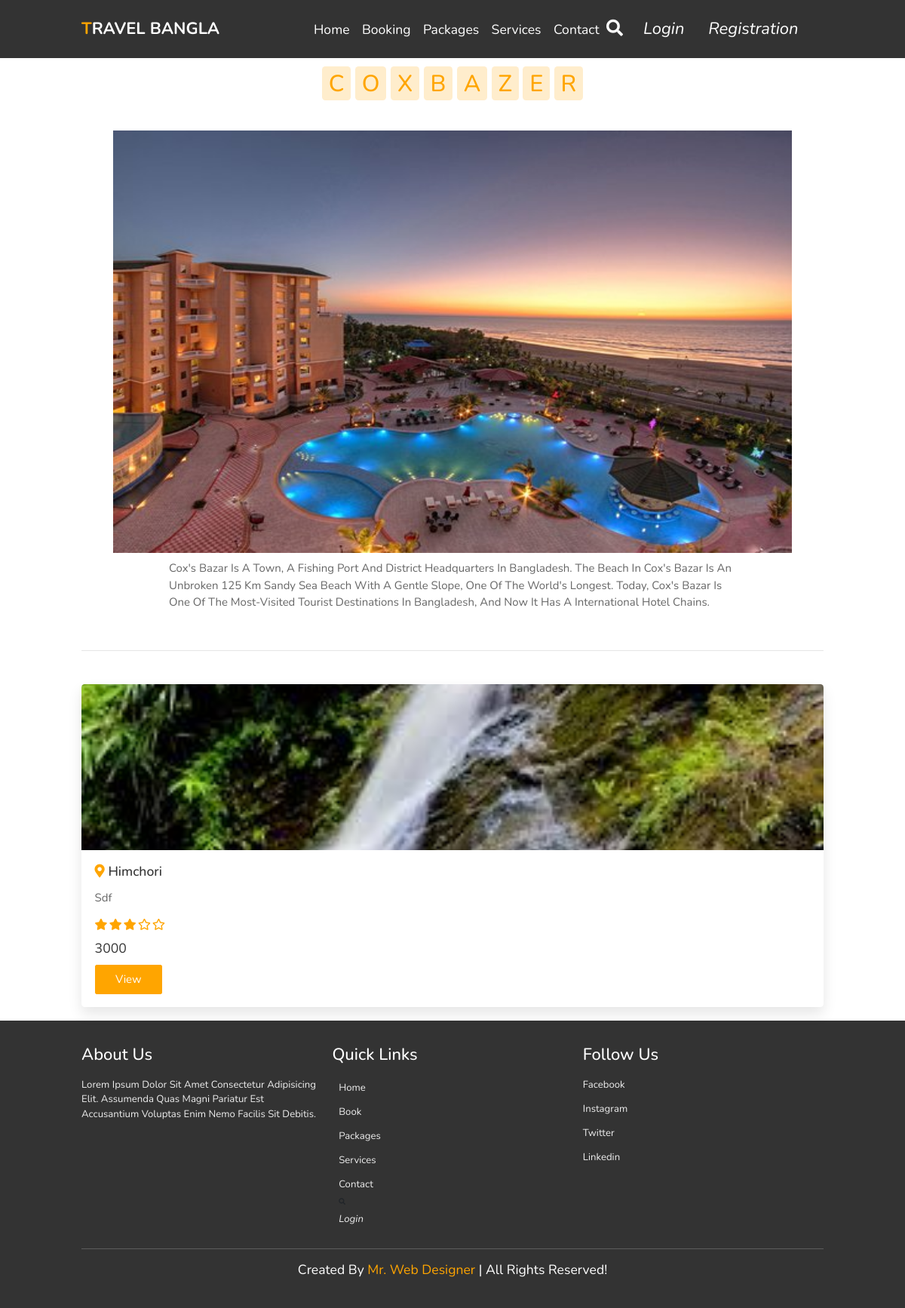
/see_place/Coxbazer/, run on the app's committed database.
### home/models.py (models this page shows, shortened)
class see_places(models.Model):
    name = models.ForeignKey(Tour_place, on_delete=models.CASCADE)
    image = models.ImageField(upload_to = "images")
    description = models.TextField()

class District_specific_place(models.Model):
    name = models.ForeignKey(Tour_place, on_delete=models.CASCADE)
    image = models.ImageField(upload_to = "images")
    District_place_name = models.CharField(max_length=50)
    description = models.TextField()
    RATING_RANGE = (
        (1, '1'),
        (2, '2'),
        (3, '3'),
        (4, '4'),
        (5, '5'),
    )
    ratings =models.IntegerField(choices=RATING_RANGE,)
    price = models.IntegerField()

### home/views.py (the view)
# urls.py: path('see_place/<pk>/',views.see_place,name='see_place'),
def see_place(request,pk):
    try:
        see_plac = see_places.objects.get(name=pk)
        dis_plac = District_specific_place.objects.filter(name = pk)
        name = str(see_plac.name)
        context = {'see_place':see_plac, 'name':name,'dis_place':dis_plac}
    except:
        context = {}
    return render(request,'see_place.html',context)

### home/models.py (called while the page is built)
    def __str__(self):
        return self.place_name

### home/templates/see_place.html (shortened to what this page needs)
{% extends "base.html" %}
{% load static %}
{% load mathfilters %}
{% block content %}
<link rel="stylesheet" type="text/css" href="{% static 'css/see_place.css' %}">
{% if see_place %}
<section class="about" id="about">
    <div class="row">
        <div class="image">
            <section class="packages" id="packages">
                <h1 class="heading">
                    {% for i in name %}
                    <span>{{i}}</span>
                    {% endfor %}
                </h1>
            </section>
            <img src="{{ see_place.image.url }}" alt="">
        </div>
        <div class="contenttt">
            <p>{{see_place.description}}</p>
        </div>
    </div>
    <hr>
</section>
{% endif %}
<section class="packages" id="packages">
<div class="box-container">
     {% for place in dis_place%}
    <div class="box">
        <img src="{{place.image.url}}" alt="">
        <div class="content">
            <h3> <i class="fas fa-map-marker-alt"></i> {{place.District_place_name}} </h3>
            <p>{{place.description}}</p>
            <div class="stars">
                {% with ''|center:place.ratings as emon %}
                    {% for _ in emon %}
                        <i class="fas fa-star"></i>
                    {% endfor %}
                {% endwith %}
                {% with rest=5|sub:place.ratings %}
                    {% with ''|center:rest as range %}
                        {% for _ in range %}
                            <i class="far fa-star"></i>
                        {% endfor %}
                    {% endwith %}
                {% endwith %}
            </div>
            <div class="price"> {{place.price}} </div>
            <a href="{%url 'place_details' place.pk %}" class="btn"> View</a>
        </div>
    </div>
    {% endfor %}
    </div>
</section>
{% endblock content %}

### home/static/css/style.css (style rules this page uses)
:root { --orange:#ffa500; }
* { font-family: 'Nunito', sans-serif; margin:0; padding:0; box-sizing: border-box; text-transform: capitalize; outline: none; border:none; text-decoration: none; transition: all .2s linear; }
html { font-size: 62.5%; overflow-x: hidden; scroll-padding-top: 6rem; scroll-behavior: smooth; }
section { padding:2rem 9%; }
.heading { text-align: center; padding:2.5rem 0 }
.heading span { font-size: 3.5rem; background:rgba(255, 165, 0,.2); color:var(--orange); border-radius: .5rem; padding:.2rem 1rem; }
.btn { display: inline-block; margin-top: 1rem; background:var(--orange); color:#fff; padding:.8rem 3rem; border:.2rem solid var(--orange); cursor: pointer; font-size: 1.7rem; }
.packages .box-container { display: flex; flex-wrap: wrap; gap:2rem; }
.packages .box-container .box { flex:1 1 30rem; border-radius: .5rem; overflow: hidden; box-shadow: 0 1rem 2rem rgba(0,0,0,.1); }
.packages .box-container .box img { height: 25rem; width:100%; object-fit: cover; }
.packages .box-container .box .content { padding:2rem; }
.packages .box-container .box .content h3 { font-size:2rem; color:#333; }
.packages .box-container .box .content h3 i { color:var(--orange); }
.packages .box-container .box .content p { font-size:1.7rem; color:#666; padding:1rem 0; }
.packages .box-container .box .content .stars i { font-size:1.7rem; color:var(--orange); }
.packages .box-container .box .content .price { font-size: 2rem; color:#333; padding-top: 1rem; }
@media (max-width:1200px) { html { font-size: 55%; } }

### home/static/css/see_place.css (style rules this page uses)
.about .row { display: flex; align-items: center; justify-content: center; width: 80%; margin:2rem auto; padding:2rem; }
.about .row .image img { height:70vh; width:75vw; }
.about .row .contenttt p { font-size: 1.7rem; color:#666; padding:1rem 0; }

### data on the page
see_places: image (picture), description "Cox's Bazar Is A Town, A Fishing Port And District Headquarters In Bangladesh. The Beach In Cox's Bazar Is An Unbroken 125 Km Sandy Sea Beach With A Gentle Slope, One Of The World's Longest. Today, Cox's Bazar Is One Of The Most-Visited Tourist Destinations In Bangladesh, And Now It Has A International Hotel Chains."
District_specific_place: image (picture), District_place_name "Himchori", description "Sdf", ratings 3 (drawn), price "3000"

### other printed values
{{ i }} "C" "O" "X" "B" "A" "Z" "E" "R"
